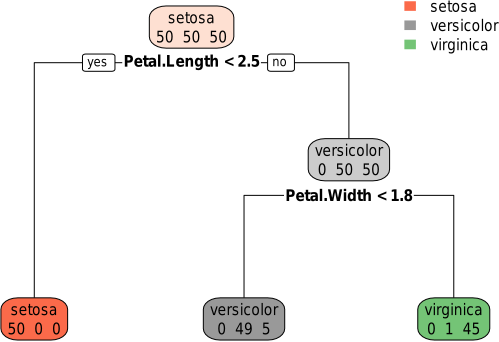

Write R code to recreate this figure.
pdf(file = "09-r-rpart.pdf", width = 5.83, height = 4.13)

library(caret)
my_data <- iris
my_model <- train(form = Species ~ ., data = my_data, method = "rpart2")
rpart.plot::rpart.plot(my_model$finalModel, extra = 1)
